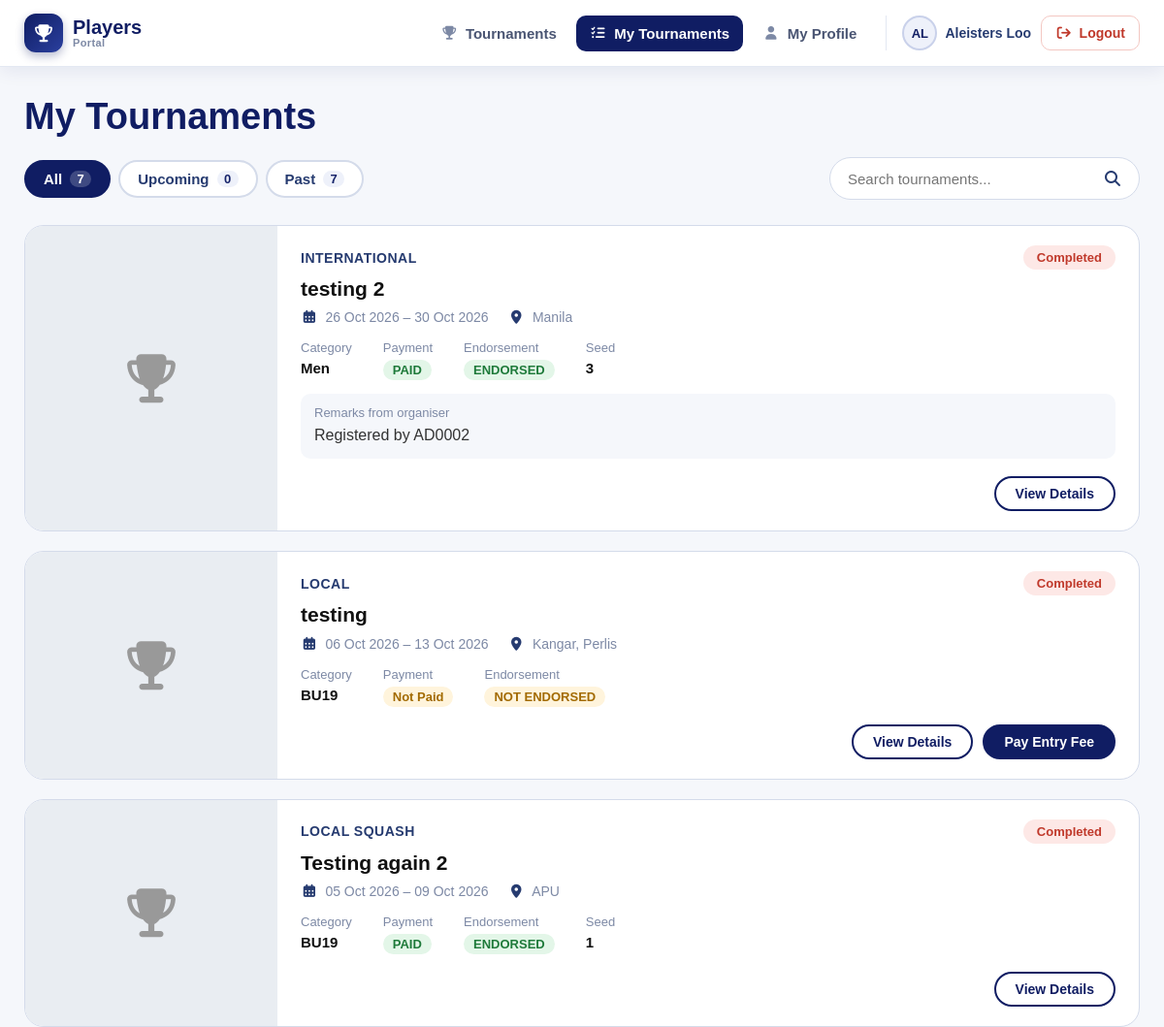
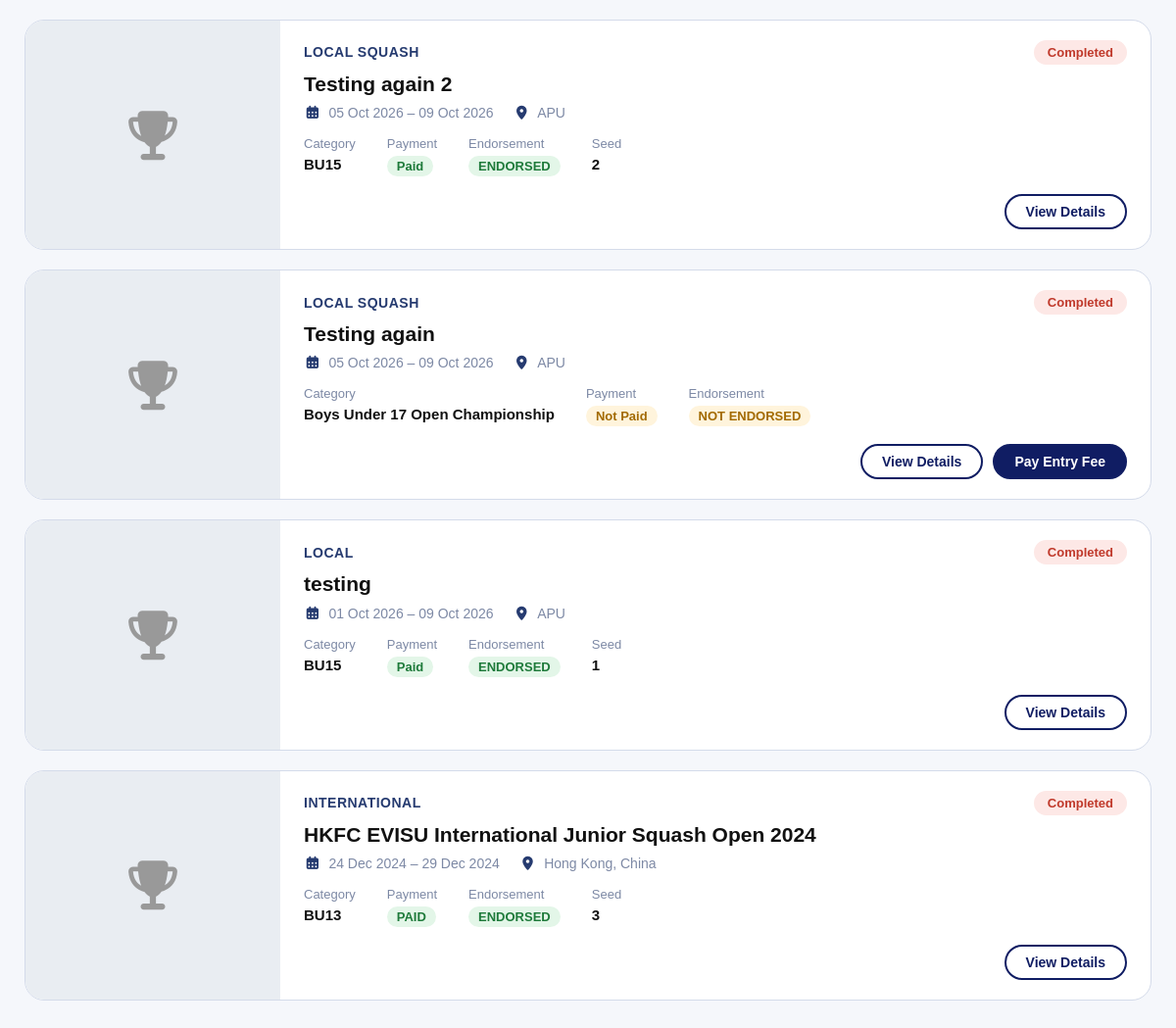
The page /player/my_tournaments.php (signed in) on the database its author committed (2 pictures, top to bottom).
### tables this page shows
CREATE TABLE `tournament_register` (
  `registrationID` int(11) NOT NULL,
  `category_registered` varchar(255) NOT NULL,
  `category_remarks` varchar(255) DEFAULT NULL,
  `player_chinese_name` varchar(255) DEFAULT NULL,
  `player_tshirt` varchar(255) DEFAULT NULL,
  `accommodation` varchar(255) DEFAULT NULL,
  `player_latest_results` varchar(1000) DEFAULT NULL,
  `player_attachments` varchar(255) DEFAULT NULL,
  `amount_paid` varchar(255) DEFAULT NULL,
  `payment_date` datetime DEFAULT NULL,
  `payment_status` varchar(20) NOT NULL,
  `payment_proof` varchar(255) DEFAULT NULL,
  `endorsement` varchar(255) NOT NULL,
  `endorsement_date` date DEFAULT NULL,
  `admin_remark` varchar(255) DEFAULT NULL,
  `tournamentID` int(11) DEFAULT NULL,
  `playerID` varchar(255) DEFAULT NULL,
  `seed_number` int(11) DEFAULT NULL
);

CREATE TABLE `tournament` (
  `tournamentID` int(11) NOT NULL,
  `tournament_startdate` datetime NOT NULL,
  `tournament_enddate` datetime NOT NULL,
  `tournament_name` varchar(255) NOT NULL,
  `tournament_description` mediumtext NOT NULL,
  `tournament_detail_link` varchar(255) NOT NULL,
  `tournament_location` varchar(255) NOT NULL,
  `tournament_country` varchar(100) DEFAULT NULL,
  `tournament_fee` varchar(255) NOT NULL,
  `tournament_deadline` datetime NOT NULL,
  `tournament_age_cutoff` date DEFAULT NULL,
  `tournament_type` varchar(50) NOT NULL,
  `tournament_tshirt_size` varchar(255) DEFAULT NULL,
  `tournament_picture` varchar(255) DEFAULT NULL,
  `registration_field` varchar(10000) NOT NULL,
  `creatorID` varchar(255) NOT NULL
);

### player/player_functions.php (called while the page is built, shortened)
<?php
$playerID = $_SESSION["userid"];
function canPay($registration)
{
    $status = strtoupper(trim($registration['payment_status'] ?? ''));
    return !in_array($status, ['PAID', 'REFUNDED'], true);
}
function statusClass($value)
{
    $value = strtoupper(trim($value ?? ''));
    if ($value === 'PAID' || $value === 'ENDORSED') {
        return 'status-good';
    }
    return 'status-pending';
}

### player/my_tournaments.php (the view, shortened to what this page needs)
<?php
require_once "player_functions.php";
$stmt = $conn->prepare("
    SELECT
        tr.registrationID,
        tr.category_registered,
        tr.player_tshirt,
        tr.payment_status,
        tr.payment_proof,
        tr.endorsement,
        tr.seed_number,
        tr.admin_remark,
        t.tournamentID,
        t.tournament_name,
        t.tournament_type,
        t.tournament_location,
        t.tournament_startdate,
        t.tournament_enddate,
        t.tournament_picture
    FROM tournament_register tr
    INNER JOIN tournament t
        ON tr.tournamentID = t.tournamentID
    WHERE tr.playerID = ?
    ORDER BY t.tournament_startdate DESC
");
$stmt->bind_param("s", $playerID);
$stmt->execute();
$result = $stmt->get_result();
$registrations = [];
$counts = [
    'all' => 0,
    'upcoming' => 0,
    'past' => 0
];
while ($registration = $result->fetch_assoc()) {
    $endTime = strtotime($registration['tournament_enddate']);
    $registration['period'] = ($endTime !== false && $endTime > 0 && $endTime < time())
        ? 'past'
        : 'upcoming';
    $counts['all']++;
    $counts[$registration['period']]++;
    $registrations[] = $registration;
}
function formatDay($value)
{
    $time = strtotime($value ?? '');
    return ($time === false || $time <= 0) ? '-' : date("d M Y", $time);
}
?>
<!DOCTYPE html>
<html lang="en">
<head>
    <link rel="stylesheet" href="https://cdnjs.cloudflare.com/ajax/libs/font-awesome/7.0.1/css/all.min.css" />
    <link rel="stylesheet" href="./assets/css/navbar.css?v=<?= filemtime(__DIR__ . '/assets/css/navbar.css') ?>" type="text/css" />
    <link rel="stylesheet" href="./assets/css/tournament_details.css?v=<?= filemtime(__DIR__ . '/assets/css/tournament_details.css') ?>" type="text/css" />
    <link rel="stylesheet" href="./assets/css/my_tournaments.css?v=<?= filemtime(__DIR__ . '/assets/css/my_tournaments.css') ?>" type="text/css" />
</head>
<body>
    <?php include "player_navbar.php"; ?>
    <main class="container">
        <div class="my-header">
            <h1>My Tournaments</h1>
            <div class="my-toolbar">
                <div class="tabs">
                    <button type="button" class="tab active" data-period="all">
                        All <span><?= $counts['all'] ?></span>
                    </button>
                    <button type="button" class="tab" data-period="upcoming">
                        Upcoming <span><?= $counts['upcoming'] ?></span>
                    </button>
                    <button type="button" class="tab" data-period="past">
                        Past <span><?= $counts['past'] ?></span>
                    </button>
                </div>
                <div class="my-search">
                    <i class="fa-solid fa-magnifying-glass"></i>
                    <input
                        type="text"
                        id="registrationSearch"
                        placeholder="Search tournaments..."
                        autocomplete="off"
                    >
                </div>
            </div>
        </div>
        <?php if (empty($registrations)): ?>
            <div class="card empty-state">
                <i class="fa-solid fa-trophy"></i>
                <h2>No registrations yet</h2>
                <p class="muted">
                    You haven't registered for any tournament.
                </p>
                <a href="./player_index.php" class="primary-btn">
                    Browse Tournaments
                </a>
            </div>
        <?php else: ?>
            <div class="registration-list" id="registrationList">
                <?php foreach ($registrations as $registration): ?>
                    <article
                        class="registration-item"
                        data-period="<?= $registration['period'] ?>"
                        data-name="<?= htmlspecialchars(strtolower($registration['tournament_name'])) ?>"
                    >
                        <a
                            href="tournament_details.php?tournamentID=<?= (int) $registration['tournamentID'] ?>"
                            class="item-image"
                        >
                            <?php if (!empty($registration['tournament_picture'])): ?>
                                <img
                                    src="../uploads/tournaments/<?= htmlspecialchars($registration['tournament_picture']) ?>"
                                    alt="<?= htmlspecialchars($registration['tournament_name']) ?>"
                                >
                            <?php else: ?>
                                <div class="no-image">
                                    <i class="fa-solid fa-trophy"></i>
                                </div>
                            <?php endif; ?>
                        </a>
                        <div class="item-content">
                            <div class="item-top">
                                <?php if (!empty($registration['tournament_type'])): ?>
                                    <span class="tournament-type">
                                        <?= htmlspecialchars($registration['tournament_type']) ?>
                                    </span>
                                <?php endif; ?>
                                <?php if ($registration['period'] === 'past'): ?>
                                    <span class="badge badge-closed">Completed</span>
                                <?php else: ?>
                                    <span class="badge badge-open">Upcoming</span>
                                <?php endif; ?>
                            </div>
                            <h2>
                                <a href="tournament_details.php?tournamentID=<?= (int) $registration['tournamentID'] ?>">
                                    <?= htmlspecialchars($registration['tournament_name']) ?>
                                </a>
                            </h2>
                            <div class="item-meta">
                                <span>
                                    <i class="fa-solid fa-calendar-days"></i>
                                    <?= formatDay($registration['tournament_startdate']) ?>
                                    &ndash;
                                    <?= formatDay($registration['tournament_enddate']) ?>
                                </span>
                                <?php if (!empty($registration['tournament_location'])): ?>
                                    <span>
                                        <i class="fa-solid fa-location-dot"></i>
                                        <?= htmlspecialchars($registration['tournament_location']) ?>
                                    </span>
                                <?php endif; ?>
                            </div>
                            <div class="item-stats">
                                <div class="stat">
                                    <span>Category</span>
                                    <strong><?= htmlspecialchars($registration['category_registered']) ?></strong>
                                </div>
                                <div class="stat">
                                    <span>Payment</span>
                                    <strong class="status <?= statusClass($registration['payment_status']) ?>">
                                        <?= htmlspecialchars($registration['payment_status'] ?: 'Not Paid') ?>
                                    </strong>
                                </div>
                                <div class="stat">
                                    <span>Endorsement</span>
                                    <strong class="status <?= statusClass($registration['endorsement']) ?>">
                                        <?= htmlspecialchars($registration['endorsement'] ?: 'NOT ENDORSED') ?>
                                    </strong>
                                </div>
                                <?php if (!empty($registration['seed_number'])): ?>
                                    <div class="stat">
                                        <span>Seed</span>
                                        <strong><?= (int) $registration['seed_number'] ?></strong>
                                    </div>
                                <?php endif; ?>
                            </div>
                            <?php if (!empty($registration['admin_remark'])): ?>
                                <div class="summary-remark">
                                    <span>Remarks from organiser</span>
                                    <p><?= nl2br(htmlspecialchars($registration['admin_remark'])) ?></p>
                                </div>
                            <?php endif; ?>
                            <div class="item-actions">
                                <a
                                    href="tournament_details.php?tournamentID=<?= (int) $registration['tournamentID'] ?>"
                                    class="small-btn outline"
                                >
                                    View Details
                                </a>
                                <?php if (canPay($registration)): ?>
                                    <a
                                        href="tournament_payment.php?registrationID=<?= (int) $registration['registrationID'] ?>"
                                        class="small-btn"
                                    >
                                        <?= empty($registration['payment_proof']) ? 'Pay Entry Fee' : 'Re-upload Receipt' ?>
                                    </a>
                                <?php endif; ?>
                            </div>
                        </div>
                    </article>
                <?php endforeach; ?>
            </div>
        <?php endif; ?>
    </main>
</body>
</html>

### player/assets/css/navbar.css (style rules this page uses)
body { padding: 0; margin: 0; }

### player/assets/css/tournament_details.css (style rules this page uses)
* { margin: 0; padding: 0; box-sizing: border-box; }
body { font-family: Arial, sans-serif; background: #f5f7fb; color: #333; }
.container { max-width: 1200px; margin: 30px auto 60px; padding: 0 25px; }
.no-image { width: 100%; height: 100%; min-height: 300px; display: flex; justify-content: center; align-items: center; font-size: 70px; color: #999; }
.tournament-type { display: inline-block; margin-bottom: 10px; font-size: 14px; font-weight: 700; letter-spacing: 0.5px; text-transform: uppercase; color: #263b70; }
.badge { display: inline-block; padding: 5px 14px; border-radius: 20px; font-size: 13px; font-weight: 700; }
.badge-closed { background: #fde8e6; color: #c0392b; }
.summary-remark { margin-top: 14px; padding: 12px 14px; background: #f5f7fb; border-radius: 10px; }
.summary-remark span { display: block; font-size: 13px; color: #7d89a5; margin-bottom: 4px; }
.summary-remark p { line-height: 1.5; }
.status { padding: 3px 10px; border-radius: 12px; font-size: 13px !important; }
.status-good { background: #e3f6e8; color: #1e7a3a !important; }
.status-pending { background: #fff4dc; color: #a26a00 !important; }

### player/assets/css/my_tournaments.css (style rules this page uses)
.my-header { margin-bottom: 26px; }
.my-header h1 { font-size: 38px; font-weight: 700; color: #101d63; margin-bottom: 20px; }
.my-toolbar { display: flex; justify-content: space-between; align-items: center; flex-wrap: wrap; gap: 16px; }
.tabs { display: flex; gap: 8px; flex-wrap: wrap; }
.tab { display: inline-flex; align-items: center; gap: 8px; padding: 9px 18px; border: 2px solid #d4dbea; border-radius: 25px; background: #fff; color: #263b70; font-family: inherit; font-size: 15px; font-weight: 600; cursor: pointer; transition: 0.2s ease; }
.tab span { min-width: 22px; padding: 1px 7px; border-radius: 12px; background: #eef1fa; color: #17246b; font-size: 13px; }
.tab.active { background: #101d63; border-color: #101d63; color: #fff; }
.tab.active span { background: rgba(255, 255, 255, 0.2); color: #fff; }
.my-search { position: relative; width: 320px; max-width: 100%; }
.my-search i { position: absolute; right: 18px; top: 50%; transform: translateY(-50%); color: #263b70; }
.my-search input { width: 100%; height: 44px; padding: 0 45px 0 18px; border: 1px solid #d4dbea; border-radius: 25px; background: #fff; color: #222; font-size: 15px; outline: none; transition: 0.2s ease; }
.registration-list { display: flex; flex-direction: column; gap: 20px; }
.registration-item { display: grid; grid-template-columns: 260px minmax(0, 1fr); background: #fff; border: 1px solid #d4dbea; border-radius: 20px; overflow: hidden; transition: box-shadow 0.2s ease; }
.item-image { display: block; text-decoration: none; background: #e9edf2; min-height: 200px; }
.item-image .no-image { min-height: 200px; font-size: 50px; }
.item-content { padding: 20px 24px; min-width: 0; }
.item-top { display: flex; align-items: center; justify-content: space-between; gap: 12px; margin-bottom: 6px; }
.item-top .tournament-type { margin-bottom: 0; }
.item-content h2 { font-size: 21px; line-height: 1.3; margin-bottom: 8px; }
.item-content h2 a { color: #111; text-decoration: none; }
.item-meta { display: flex; flex-wrap: wrap; gap: 6px 20px; font-size: 14px; color: #7d89a5; margin-bottom: 16px; }
.item-meta i { color: #263b70; margin-right: 4px; }
.item-stats { display: flex; flex-wrap: wrap; gap: 14px 32px; }
.stat { display: flex; flex-direction: column; gap: 5px; }
.stat span { font-size: 13px; color: #7d89a5; }
.stat strong { font-size: 15px; color: #111; align-self: flex-start; }
.item-actions { display: flex; justify-content: flex-end; flex-wrap: wrap; gap: 10px; margin-top: 18px; }
.small-btn { display: inline-flex; align-items: center; padding: 8px 20px; border: 2px solid #101d63; border-radius: 22px; background: #101d63; color: #fff; font-size: 14px; font-weight: 700; text-decoration: none; transition: 0.2s ease; }
.small-btn.outline { background: #fff; color: #101d63; }

### rows shown on the page
tournament_register: tournamentID.tournament_type "INTERNATIONAL", tournamentID.tournament_name "testing 2", tournamentID.tournament_startdate "26 Oct 2026", tournamentID.tournament_enddate "30 Oct 2026", tournamentID.tournament_location "Manila", category_registered "Men", payment_status "PAID", endorsement "ENDORSED", seed_number "3", admin_remark "Registered by AD0002"
tournament_register: tournamentID.tournament_type "LOCAL", tournamentID.tournament_name "testing", tournamentID.tournament_startdate "06 Oct 2026", tournamentID.tournament_enddate "13 Oct 2026", tournamentID.tournament_location "Kangar, Perlis", category_registered "BU19", payment_status "Not Paid", endorsement "NOT ENDORSED", shows "Pay Entry Fee"
tournament_register: tournamentID.tournament_type "LOCAL SQUASH", tournamentID.tournament_name "Testing again 2", tournamentID.tournament_startdate "05 Oct 2026", tournamentID.tournament_enddate "09 Oct 2026", tournamentID.tournament_location "APU", category_registered "BU19", payment_status "PAID", endorsement "ENDORSED", seed_number "1"
tournament_register: tournamentID.tournament_type "LOCAL SQUASH", tournamentID.tournament_name "Testing again 2", tournamentID.tournament_startdate "05 Oct 2026", tournamentID.tournament_enddate "09 Oct 2026", tournamentID.tournament_location "APU", category_registered "BU15", payment_status "Paid", endorsement "ENDORSED", seed_number "2"
tournament_register: tournamentID.tournament_type "LOCAL SQUASH", tournamentID.tournament_name "Testing again", tournamentID.tournament_startdate "05 Oct 2026", tournamentID.tournament_enddate "09 Oct 2026", tournamentID.tournament_location "APU", category_registered "Boys Under 17 Open Championship", payment_status "Not Paid", endorsement "NOT ENDORSED", shows "Pay Entry Fee"
tournament_register: tournamentID.tournament_type "LOCAL", tournamentID.tournament_name "testing", tournamentID.tournament_startdate "01 Oct 2026", tournamentID.tournament_enddate "09 Oct 2026", tournamentID.tournament_location "APU", category_registered "BU15", payment_status "Paid", endorsement "ENDORSED", seed_number "1"
tournament_register: tournamentID.tournament_type "INTERNATIONAL", tournamentID.tournament_name "HKFC EVISU International Junior Squash Open 2024", tournamentID.tournament_startdate "24 Dec 2024", tournamentID.tournament_enddate "29 Dec 2024", tournamentID.tournament_location "Hong Kong, China", category_registered "BU13", payment_status "PAID", endorsement "ENDORSED", seed_number "3"

### other values the page prints
$link['label'] "Tournaments"
$link['label'] "My Tournaments"
$link['label'] "My Profile"
$navInitials "AL"
$navName "Aleisters Loo"
$counts['all'] "7"
$counts['upcoming'] "0"
$counts['past'] "7"
